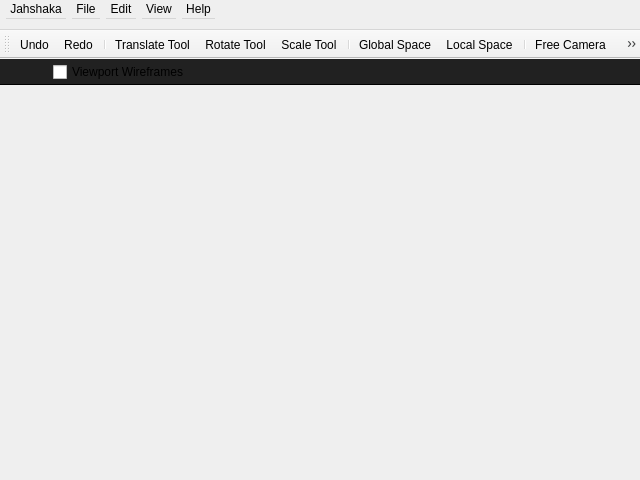
<?xml version="1.0" encoding="UTF-8"?>
<ui version="4.0">
 <class>MainWindow</class>
 <widget class="QMainWindow" name="MainWindow">
  <property name="geometry">
   <rect>
    <x>0</x>
    <y>0</y>
    <width>640</width>
    <height>480</height>
   </rect>
  </property>
  <property name="windowTitle">
   <string>Jahshaka</string>
  </property>
  <property name="windowIcon">
   <iconset resource="../app/icons.qrc">
    <normaloff>:/icons/logo03.svg</normaloff>:/icons/logo03.svg</iconset>
  </property>
  <property name="windowOpacity">
   <double>1.000000000000000</double>
  </property>
  <property name="styleSheet">
   <string notr="true">QTabWidget {

}

QTabWidget::tab-bar {
    /*min-width:  48px; */
}

/* https://stackoverflow.com/a/33006868/996468 */
QTabBar {
	background-color: transparent;
	qproperty-drawBase: 0;
	border-top: 1px solid #111;
}

QTabBar::close-button {

}

QTabWidget::pane {

}

QTabBar::tab::top {
    background-color: #4d4d4d;
    min-width: 108px;
	min-height: 24px;
    border-right: 1px solid #1e1e1e;
    border-bottom: 1px solid transparent;
}

QTabBar::tab:bottom {
    background-color: #4d4d4d;
    min-width: 108px;
	min-height: 24px;
    border-right: 1px solid #1e1e1e;
    border-top: 1px solid #111;
}

QTabBar::tab:top:selected {
	 background-color: #303030;
	border-bottom: 2px solid #3498db;
}

QTabBar::tab:bottom:selected {
	background-color: #303030;
	border-bottom: 2px solid #3498db;
}

QDockWidget::title {
	icon-size: 20px;
    background-color: #202020;
    text-align: center;
	border-bottom: 1px solid black;
}

QDockWidget {
    border: 0;
	icon-size: 20px;
    titlebar-close-icon: url(:/icons/close.svg);
    titlebar-normal-icon: url(:/icons/popout.svg);
}

QDockWidget::close-button, QDockWidget::float-button {
    icon-size: 20px;
}

QDockWidget::close-button:hover, QDockWidget::float-button:hover {
	background: transparent;
	icon-size: 20px;
	border: 0;
}


/* ================== */

QScrollBar:vertical {
    background: #17181a;
	width: 16px;
	border-left: 1px solid black;
}

QScrollBar::handle:vertical {
    background: #5A5F66;
	border: 1px solid black;
	min-height: 32px;
	margin: 2px 1px 2px 1px;
	border-radius: 6px;
	/*border-radius: 5px;	/* this appears to be tied to the (width of the scrollbar / 2) */
}

QScrollBar::handle:vertical:hover {
    background-color: #6b6f77;
}

QScrollBar::add-page:vertical,  QScrollBar::sub-page:vertical {
    background: #17181a;
}

QScrollBar::add-line:vertical, QScrollBar::sub-line:vertical {
      border: none;
      background: none;
}

/*
 QScrollBar:vertical {
     background-color: #212121;
     width: 18px;
     margin: 22px 0 22px 0;
 }

 QScrollBar::handle:vertical {
    background-color: #444;
     min-height: 20px;
     margin-left: 2px;
     margin-right: 2px;
 }

QScrollBar::handle:vertical:hover {
    background-color: #555;
    min-height: 20px;
    margin-left: 2px;
    margin-right: 2px;
}

QScrollBar::add-line:vertical {
    background-color: #444;
    height: 20px;
    border: 2px solid #212121;
    border-width: 2px 2px  0 2px;
    subcontrol-position: bottom;
    subcontrol-origin: margin;
 }

QScrollBar::sub-line:vertical {
    background-color: #444;
    height: 20px;
    border: 2px solid #212121;
    border-width: 0 2px 2px 2px;
    subcontrol-position: top;
    subcontrol-origin: margin;
 }

QScrollBar::up-arrow:vertical {
    image: url(:/icons/up-arrow.svg);
}

QScrollBar::up-arrow:vertical:hover {
    background-color: #555;
}

QScrollBar::down-arrow:vertical {
    image: url(:/icons/down-arrow.svg);
}

QScrollBar::down-arrow:vertical:hover {
    background-color: #555;
}
*/

/* ========================== */

QCheckBox {
    spacing: 5px;
}

QCheckBox::indicator {
    width: 20px;
    height: 20px;
}

QCheckBox::indicator::unchecked {
	image: url(:/icons/check-unchecked.png);
}

QCheckBox::indicator::checked {	
	image: url(:/icons/check-checked.png);
}

QMainWindow::separator {
    width: 1px;
    height: 0px;
    margin: 0px;
    padding: 0px;
	background: black;
}

* {
    color: #BBB;
}

QMenu {
    background-color: #212121;
}

QMenu::item {
    /* sets background of menu item. set this to something non-transparent
        if you want menu color and menu item color to be different */
    background-color: #212121;
}

QMenu::item:selected { /* when user selects item using mouse or keyboard */
    background-color: #3498db;
}

QMenu::indicator::unchecked {
    background-color: #303030;
    border: 3px solid #212121;
}

QMenu::indicator::checked {
    background-color: #bbb;
    border: 3px solid #212121;
}

QMessageBox QPushButton  {
    border: none;
    background-color: #212121;
    padding: 4px 12px;
}

QMessageBox QPushButton:hover {
    background-color: #555;
}

/*
*
* Tree View Widget ============================================================================
*
*/

QTreeView::item {
   padding: 2px;
}

QTreeView {
    selection-background-color: #3498db;
	border: 0;
}

/*QTreeView::item:hover {
    background: #42b5e8;
}*/

/*QTreeView::item:selected {
    background: #BBB;
    color: green;
}*/

QTreeView::item:selected:active{
    background-color: #3498db;
    color: #BBB;
}

/*QTreeView::item:selected:!active {
    background: #BBB;
}*/

/*
*=== DropDown Style Settings ==================================================
*/

QComboBox {
    background: #4D4D4D;
    color: #BBB;
    border:  0;
}

QComboBox QAbstractItemView {
   background-color: #212121;
    selection-background-color: red;
    border: 0;
    outline: none;
}

QComboBox::drop-down {
    border:  0;
    /*background: #4D4D4D; */
}

QComboBox::down-arrow {
	image: url(:/icons/down_arrow_check.png);
	width: 18px;
	height: 14px;
 }

QComboBox::down-arrow:!enabled {
	image: url(:/icons/down_arrow_check_disabled.png);
	width: 18px;
	height: 14px;
 }

/* Double Spin Box */
QDoubleSpinBox {
   /*   padding-right: 15px; /* make room for the arrows */
    border-width: 3px;
	/*border-right: 18px solid #1e1e1e; /* hide a 1px gap */
	background-color: #404040;
	selection-color: #BBB;
    /*border-image: url(:/images/frame.png) 4; */
    color: #BBB;
}

QDoubleSpinBox:hover {
    border: 1px solid rgb(30, 144, 255);
}

QDoubleSpinBox::up-button {
    background-color: #4d4d4d;
    subcontrol-origin: border;
    subcontrol-position: top right; /* position at the top right corner */

    width: 15px; /* 16 + 2*1px border-width = 15px padding + 3px parent border */
    border-image: url(:/icons/chevron-arrow-up.svg);
    border-width: 1px;
}

QDoubleSpinBox::up-button:hover {
    background-color: rgb(30, 144, 255);
}

QDoubleSpinBox::up-button:pressed {
    background-color: rgb(30, 144, 255);
}

QDoubleSpinBox::down-button {
    background-color: #4d4d4d;
    subcontrol-origin: border;
    subcontrol-position: bottom right; /* position at bottom right corner */
    margin-top: -1px;
    width: 15px;
    border-image: url(:/icons/chevron-arrow-down.svg);
    border-width: 1px;
    border-top-width: 1px;
}

QDoubleSpinBox::down-button:hover {
    background-color: rgb(30, 144, 255);
}

QDoubleSpinBox::down-button:pressed {
    background-color: rgb(30, 144, 255);
}

/* ==== VR === */

QPushButton#vrButton {
    border: none;
    background-color: rgba(255, 255, 255, 0);
}

QPushButton#vrButton[vrMode=&quot;1&quot;] {
    background-color: #e74c3c;
}

QPushButton#vrButton[vrMode=&quot;2&quot;] {
    background-color: #2980b9;
}

QPushButton#vrButton:hover {
    background-color: #3498db;
}

QMainWindow {
    background-color: #1e1e1e;
}

QMenuBar {
    background-color:  #303030;
    padding:  5px;
    border-bottom: 1px solid black;
    opacity: 0.5;
}

QMenuBar::item {
    /* spacing: 3px; */
    /* spacing between menu bar items */
    /* padding: 0 8px; */
     background:  transparent;
 }

 QMenuBar::item:selected { /* when selected using mouse or keyboard */
     background: #212121;
 }

/*
*
* Labels, Buttons ============================================================================
*
*/

QPushButton  {
    border: none;
    background-color: #212121;
}

QPushButton:hover {
    background-color: #555;
}

QToolButton {
    border: none;
    background-color: #212121;
}

QToolButton:hover{
    background-color: #555;
}

QToolTip {
    padding: 2px;
    border: 0;
    background: black;
    opacity: 200;
}

QLabel {
    color: #BBB;
}

/* =============================================== */
QToolBar &gt; QToolButton, QWidget#vrButton, #pmButton {
    background-color: #212121;
    border: 1px solid #1e1e1e;
    border-radius: 2px;
    padding: 8px;
    width: 16px;
    height: 16px;
    margin: 8px;
}

QPushButton#pmButton:hover {
    background-color: #3498db;
}

QToolBar {
    background:  #303030;
   /* spacing: 4px; /* spacing between items in the tool bar */
    min-height: 52px;
    border-bottom: 1px solid black;
}

QToolBar::handle:horizontal {
    image: url(:/icons/thandleh.png);
	width: 24px;
}

QToolBar::handle:vertical {
    image: url(:/icons/thandlev.png);
	height: 24px;
}

QToolBar::separator:horizontal {
    background-color: #272727;
    width: 1px;
    margin-left: 6px;
    margin-right: 6px;
}

/* special override */
QWidget#addBtn, QWidget#deleteBtn {
    background-color: #4D4D4D;
}

QWidget#addBtn:hover, QWidget#deleteBtn:hover {
    background-color: #555;
}

QWidget#addBtn:pressed, QWidget#deleteBtn:pressed {
    background-color: #444;
} </string>
  </property>
  <property name="iconSize">
   <size>
    <width>30</width>
    <height>30</height>
   </size>
  </property>
  <property name="dockNestingEnabled">
   <bool>false</bool>
  </property>
  <property name="unifiedTitleAndToolBarOnMac">
   <bool>false</bool>
  </property>
  <widget class="QWidget" name="viewportLayout">
   <property name="enabled">
    <bool>true</bool>
   </property>
   <layout class="QGridLayout" name="gridLayout">
    <property name="leftMargin">
     <number>0</number>
    </property>
    <property name="topMargin">
     <number>0</number>
    </property>
    <property name="rightMargin">
     <number>0</number>
    </property>
    <property name="bottomMargin">
     <number>0</number>
    </property>
    <item row="0" column="0">
     <widget class="QWidget" name="backgroundscene" native="true">
      <layout class="QVBoxLayout" name="verticalLayout_2">
       <property name="spacing">
        <number>0</number>
       </property>
       <property name="leftMargin">
        <number>0</number>
       </property>
       <property name="topMargin">
        <number>0</number>
       </property>
       <property name="rightMargin">
        <number>0</number>
       </property>
       <property name="bottomMargin">
        <number>0</number>
       </property>
       <item>
        <widget class="QWidget" name="controlBar" native="true">
         <property name="sizePolicy">
          <sizepolicy hsizetype="Preferred" vsizetype="Fixed">
           <horstretch>0</horstretch>
           <verstretch>0</verstretch>
          </sizepolicy>
         </property>
         <property name="minimumSize">
          <size>
           <width>0</width>
           <height>0</height>
          </size>
         </property>
         <property name="maximumSize">
          <size>
           <width>16777215</width>
           <height>26</height>
          </size>
         </property>
         <property name="styleSheet">
          <string notr="true">#controlBar {
	background: #212121;
	border-bottom: 1px solid black;
}</string>
         </property>
         <layout class="QHBoxLayout" name="horizontalLayout">
          <property name="spacing">
           <number>12</number>
          </property>
          <property name="leftMargin">
           <number>9</number>
          </property>
          <property name="topMargin">
           <number>0</number>
          </property>
          <property name="rightMargin">
           <number>9</number>
          </property>
          <property name="bottomMargin">
           <number>0</number>
          </property>
          <item>
           <widget class="QPushButton" name="screenshotBtn">
            <property name="toolTip">
             <string>Take a screenshot of the scene</string>
            </property>
            <property name="toolTipDuration">
             <number>0</number>
            </property>
            <property name="styleSheet">
             <string notr="true">background: transparent; border: 0</string>
            </property>
            <property name="text">
             <string/>
            </property>
            <property name="icon">
             <iconset resource="../app/icons.qrc">
              <normaloff>:/icons/camera.svg</normaloff>:/icons/camera.svg</iconset>
            </property>
           </widget>
          </item>
          <item>
           <widget class="QCheckBox" name="wireCheck">
            <property name="text">
             <string>Viewport Wireframes</string>
            </property>
            <property name="tristate">
             <bool>false</bool>
            </property>
           </widget>
          </item>
          <item>
           <spacer name="horizontalSpacer">
            <property name="orientation">
             <enum>Qt::Horizontal</enum>
            </property>
            <property name="sizeHint" stdset="0">
             <size>
              <width>40</width>
              <height>20</height>
             </size>
            </property>
           </spacer>
          </item>
          <item>
           <widget class="QPushButton" name="homeBtn">
            <property name="styleSheet">
             <string notr="true">background: transparent; border: 0</string>
            </property>
            <property name="text">
             <string/>
            </property>
            <property name="icon">
             <iconset resource="../app/icons.qrc">
              <normaloff>:/icons/home.svg</normaloff>:/icons/home.svg</iconset>
            </property>
           </widget>
          </item>
          <item>
           <widget class="QPushButton" name="playSceneBtn">
            <property name="cursor">
             <cursorShape>PointingHandCursor</cursorShape>
            </property>
            <property name="toolTip">
             <string>Play scene</string>
            </property>
            <property name="toolTipDuration">
             <number>0</number>
            </property>
            <property name="styleSheet">
             <string notr="true">background: transparent; border: 0</string>
            </property>
            <property name="text">
             <string/>
            </property>
            <property name="icon">
             <iconset resource="../app/icons.qrc">
              <normaloff>:/icons/g_play.svg</normaloff>:/icons/g_play.svg</iconset>
            </property>
            <property name="flat">
             <bool>true</bool>
            </property>
           </widget>
          </item>
         </layout>
        </widget>
       </item>
       <item>
        <widget class="QWidget" name="sceneContainer" native="true">
         <property name="focusPolicy">
          <enum>Qt::ClickFocus</enum>
         </property>
         <widget class="QTextBrowser" name="textBrowser">
          <property name="geometry">
           <rect>
            <x>820</x>
            <y>-20</y>
            <width>256</width>
            <height>192</height>
           </rect>
          </property>
         </widget>
        </widget>
       </item>
      </layout>
     </widget>
    </item>
   </layout>
  </widget>
  <widget class="QMenuBar" name="MenuBar">
   <property name="geometry">
    <rect>
     <x>0</x>
     <y>0</y>
     <width>640</width>
     <height>30</height>
    </rect>
   </property>
   <property name="sizePolicy">
    <sizepolicy hsizetype="MinimumExpanding" vsizetype="Fixed">
     <horstretch>0</horstretch>
     <verstretch>0</verstretch>
    </sizepolicy>
   </property>
   <property name="minimumSize">
    <size>
     <width>0</width>
     <height>30</height>
    </size>
   </property>
   <widget class="QMenu" name="menuFile">
    <property name="title">
     <string>Jahshaka</string>
    </property>
    <addaction name="separator"/>
    <addaction name="actionPreferences"/>
    <addaction name="actionExit"/>
   </widget>
   <widget class="QMenu" name="menuHelp">
    <property name="title">
     <string>Help</string>
    </property>
    <addaction name="actionAbout"/>
    <addaction name="actionLicense"/>
    <addaction name="separator"/>
    <addaction name="actionOpenWebsite"/>
    <addaction name="actionFacebook"/>
   </widget>
   <widget class="QMenu" name="menuEdit">
    <property name="title">
     <string>Edit</string>
    </property>
    <addaction name="actionEditUndo"/>
    <addaction name="actionEditRedo"/>
   </widget>
   <widget class="QMenu" name="menuFile_2">
    <property name="title">
     <string>File</string>
    </property>
    <addaction name="actionExport"/>
    <addaction name="separator"/>
    <addaction name="actionSave"/>
    <addaction name="actionClose"/>
   </widget>
   <widget class="QMenu" name="menuView">
    <property name="title">
     <string>View</string>
    </property>
    <addaction name="actionOutliner"/>
    <addaction name="actionProperties"/>
    <addaction name="actionAnimation"/>
    <addaction name="actionAssets"/>
    <addaction name="actionPresets"/>
    <addaction name="separator"/>
    <addaction name="actionClose_All"/>
    <addaction name="actionRestore_All"/>
   </widget>
   <addaction name="menuFile"/>
   <addaction name="menuFile_2"/>
   <addaction name="menuEdit"/>
   <addaction name="menuView"/>
   <addaction name="menuHelp"/>
  </widget>
  <widget class="QToolBar" name="ToolBar">
   <property name="windowTitle">
    <string>ToolBar</string>
   </property>
   <property name="styleSheet">
    <string notr="true">QToolButton
{
}

QToolButton:disabled
{
}

QToolButton:pressed
{
}

QToolButton:focus
{
}

QToolButton:hover
{
}

QToolButton:checked
{
    background-color: #2980b9;
}</string>
   </property>
   <attribute name="toolBarArea">
    <enum>TopToolBarArea</enum>
   </attribute>
   <attribute name="toolBarBreak">
    <bool>false</bool>
   </attribute>
   <addaction name="actionUndo"/>
   <addaction name="actionRedo"/>
   <addaction name="separator"/>
   <addaction name="actionTranslate"/>
   <addaction name="actionRotate"/>
   <addaction name="actionScale"/>
   <addaction name="separator"/>
   <addaction name="actionGlobalSpace"/>
   <addaction name="actionLocalSpace"/>
   <addaction name="separator"/>
   <addaction name="actionFreeCamera"/>
   <addaction name="actionArcballCam"/>
  </widget>
  <action name="actionSave">
   <property name="text">
    <string>Save</string>
   </property>
  </action>
  <action name="actionPreferences">
   <property name="text">
    <string>Preferences</string>
   </property>
  </action>
  <action name="actionExit">
   <property name="text">
    <string>Exit</string>
   </property>
  </action>
  <action name="actionAbout">
   <property name="text">
    <string>About</string>
   </property>
  </action>
  <action name="actionLicense">
   <property name="text">
    <string>License</string>
   </property>
  </action>
  <action name="actionOpenWebsite">
   <property name="text">
    <string>Website</string>
   </property>
  </action>
  <action name="actionUndo">
   <property name="icon">
    <iconset resource="../app/icons.qrc">
     <normaloff>:/icons/undo.png</normaloff>:/icons/undo.png</iconset>
   </property>
   <property name="text">
    <string>Undo</string>
   </property>
  </action>
  <action name="actionRedo">
   <property name="icon">
    <iconset resource="../app/icons.qrc">
     <normaloff>:/icons/redo.svg</normaloff>:/icons/redo.svg</iconset>
   </property>
   <property name="text">
    <string>Redo</string>
   </property>
  </action>
  <action name="actionTranslate">
   <property name="checkable">
    <bool>true</bool>
   </property>
   <property name="icon">
    <iconset resource="../app/icons.qrc">
     <normaloff>:/icons/tranlate arrow.svg</normaloff>
     <normalon>:/icons/tranlate arrow.svg</normalon>
     <activeon>:/icons/tranlate arrow.svg</activeon>
     <selectedon>:/icons/tranlate arrow.svg</selectedon>:/icons/tranlate arrow.svg</iconset>
   </property>
   <property name="text">
    <string>Translate Tool</string>
   </property>
  </action>
  <action name="actionRotate">
   <property name="checkable">
    <bool>true</bool>
   </property>
   <property name="icon">
    <iconset resource="../app/icons.qrc">
     <normaloff>:/icons/rotate-to-right.svg</normaloff>:/icons/rotate-to-right.svg</iconset>
   </property>
   <property name="text">
    <string>Rotate Tool</string>
   </property>
  </action>
  <action name="actionScale">
   <property name="checkable">
    <bool>true</bool>
   </property>
   <property name="icon">
    <iconset resource="../app/icons.qrc">
     <normaloff>:/icons/expand-arrows.svg</normaloff>:/icons/expand-arrows.svg</iconset>
   </property>
   <property name="text">
    <string>Scale Tool</string>
   </property>
  </action>
  <action name="actionGlobalSpace">
   <property name="checkable">
    <bool>true</bool>
   </property>
   <property name="icon">
    <iconset resource="../app/icons.qrc">
     <normaloff>:/icons/world.svg</normaloff>:/icons/world.svg</iconset>
   </property>
   <property name="text">
    <string>Global Space</string>
   </property>
  </action>
  <action name="actionLocalSpace">
   <property name="checkable">
    <bool>true</bool>
   </property>
   <property name="icon">
    <iconset resource="../app/icons.qrc">
     <normaloff>:/icons/sceneobject.svg</normaloff>:/icons/sceneobject.svg</iconset>
   </property>
   <property name="text">
    <string>Local Space</string>
   </property>
  </action>
  <action name="actionFreeCamera">
   <property name="checkable">
    <bool>true</bool>
   </property>
   <property name="icon">
    <iconset resource="../app/icons.qrc">
     <normaloff>:/icons/people.svg</normaloff>:/icons/people.svg</iconset>
   </property>
   <property name="text">
    <string>Free Camera</string>
   </property>
  </action>
  <action name="actionArcballCam">
   <property name="checkable">
    <bool>true</bool>
   </property>
   <property name="icon">
    <iconset resource="../app/icons.qrc">
     <normaloff>:/icons/local.svg</normaloff>:/icons/local.svg</iconset>
   </property>
   <property name="text">
    <string>Arcball Camera</string>
   </property>
   <property name="toolTip">
    <string>Arcball Camera</string>
   </property>
  </action>
  <action name="actionEditUndo">
   <property name="text">
    <string>Undo</string>
   </property>
  </action>
  <action name="actionEditRedo">
   <property name="text">
    <string>Redo</string>
   </property>
  </action>
  <action name="actionClose">
   <property name="text">
    <string>Close</string>
   </property>
  </action>
  <action name="actionFacebook">
   <property name="text">
    <string>Facebook</string>
   </property>
  </action>
  <action name="actionOutliner">
   <property name="checkable">
    <bool>true</bool>
   </property>
   <property name="checked">
    <bool>true</bool>
   </property>
   <property name="text">
    <string>Outliner</string>
   </property>
  </action>
  <action name="actionProperties">
   <property name="checkable">
    <bool>true</bool>
   </property>
   <property name="checked">
    <bool>true</bool>
   </property>
   <property name="text">
    <string>Properties</string>
   </property>
  </action>
  <action name="actionAnimation">
   <property name="checkable">
    <bool>true</bool>
   </property>
   <property name="checked">
    <bool>true</bool>
   </property>
   <property name="text">
    <string>Animation</string>
   </property>
  </action>
  <action name="actionAssets">
   <property name="checkable">
    <bool>true</bool>
   </property>
   <property name="checked">
    <bool>true</bool>
   </property>
   <property name="text">
    <string>Assets</string>
   </property>
  </action>
  <action name="actionPresets">
   <property name="checkable">
    <bool>true</bool>
   </property>
   <property name="checked">
    <bool>true</bool>
   </property>
   <property name="text">
    <string>Presets</string>
   </property>
  </action>
  <action name="actionClose_All">
   <property name="text">
    <string>Close All</string>
   </property>
  </action>
  <action name="actionRestore_All">
   <property name="text">
    <string>Restore All</string>
   </property>
  </action>
  <action name="actionExport">
   <property name="text">
    <string>Export</string>
   </property>
  </action>
 </widget>
 <resources>
  <include location="../app/icons.qrc"/>
 </resources>
 <connections/>
</ui>
